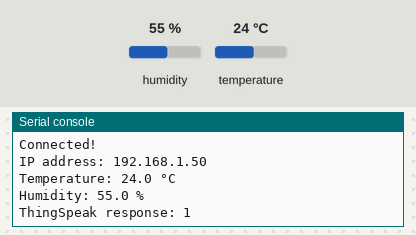
A program run on a simulated MicroPython board. On the bench: the last lines printed to the serial console. The inputs (shaded band) are chosen by the test bench; at power-on: humidity 55 %, temperature 24 °C. WiFi joins after 1.5 s; requests to the public web service named in the program get a made-up reply in its usual format after 0.4 s (London, UTC, broken clouds, 64 % humidity, 1013 hPa unless stated).

Above: at 2.7 s.
2.8 s: humidity set to 22 %
At 7.2 s:
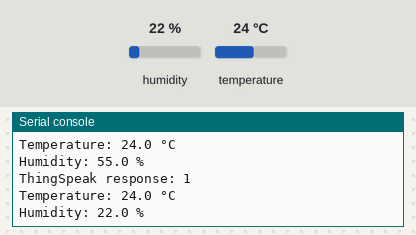
8.9 s: temperature set to 12 °C
At 13.2 s:
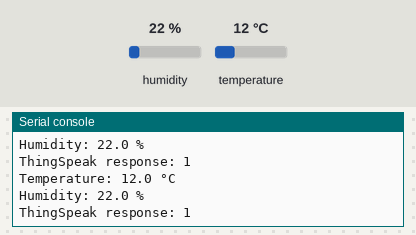
15.0 s: humidity set to 40 %
At 19.3 s:
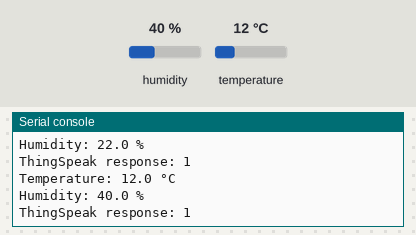
Timing chart, 0 to 20.8 s (numbered marks = the images above; inputs shaded):
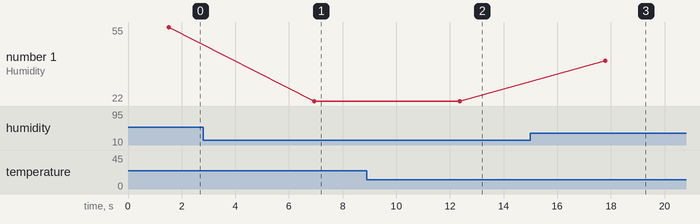

The program:

wokwi.py
```python
import network
import time
import urequests
import dht
from machine import Pin

ssid='Wokwi-GUEST'
password = ''

THINGSPEAK_API_KEY = 'QWPPL6EL346ZZVNU'
THINGSPEAK_URL = 'https://api.thingspeak.com/update?api_key=QWPPL6EL346ZZVNU'

wlan = network.WLAN(network.STA_IF)
wlan.active(True)
wlan.connect(ssid, password)

print("Connecting to Wi-Fi...", end="")
while not wlan.isconnected():
    print(".", end="")
    time.sleep(0.5)

print("\nConnected!")
print("IP address:", wlan.ifconfig()[0])

sensor = dht.DHT22(Pin(15))

def send_to_thingspeak(temp, hum):
    if temp is None or hum is None:
        print("Nothing to send")
        return
    try:
        response = urequests.post(
            THINGSPEAK_URL,
            data = 'api_key={}&field1={}&field2={}'.format(THINGSPEAK_API_KEY,temp, hum),
            headers={'Content-Type': 'application/x-www-form-urlencoded'}
        )
        print("ThingSpeak response:", response.text)
        response.close()
    except Exception as e:
        print("Failed sending data:", e)

while True:
    try:
        sensor.measure()
        temperature = sensor.temperature()
        humidity = sensor.humidity()
        print("Temperature:", temperature, "°C")
        print("Humidity:", humidity, "%")
        send_to_thingspeak(temperature, humidity)
    except Exception as e:
        print("Error reading sensor or sending data:", e)

    time.sleep(5)
```

Measured:
- after the input at 2.8 s, the serial console: prints a new line after 4.1 s (image 1)
- after the input at 8.9 s, the serial console: prints a new line after 3.5 s (image 2)
- after the input at 15.0 s, the serial console: prints a new line after 2.8 s (image 3)
- plotted number 1: 55 → 22 after the input at 2.8 s, 22 → 40 after the input at 15.0 s
